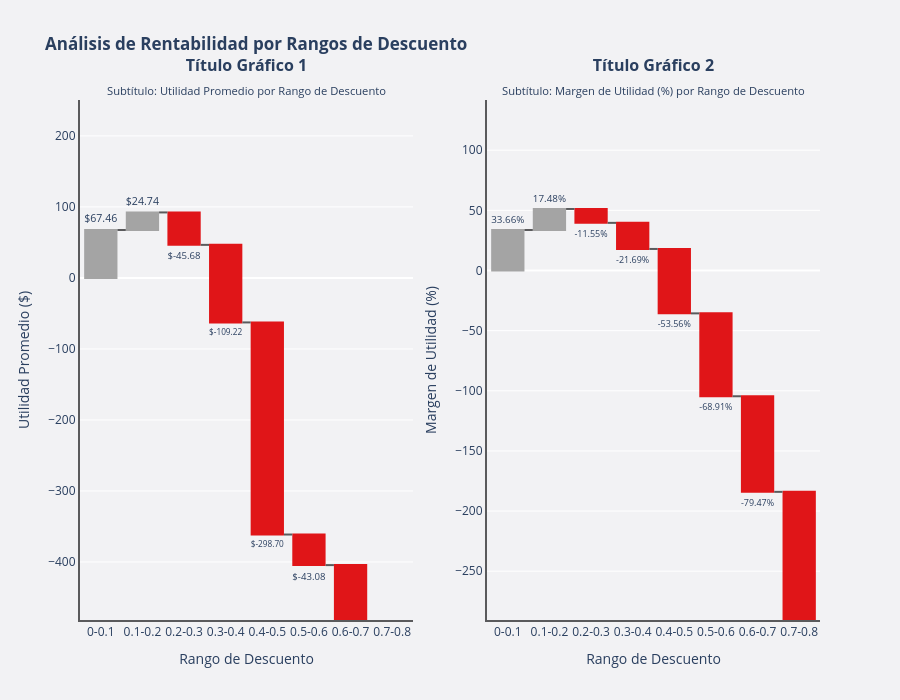

Here is the notebook cell this chart was saved with:
### Code cell
#? 3. Creamos visualizaciones waterfall side-by-side
from plotly.subplots import make_subplots
import plotly.graph_objects as go



# Calculate profit margins
data_cleaned['Profit_Margin'] = data_cleaned['Profit'] / data_cleaned['Sales']
data_cleaned['Profit_Margin_Pct'] = data_cleaned['Profit_Margin'] * 100

# Create discount bins
discount_bins = [0, 0.1, 0.2, 0.3, 0.4, 0.5, 0.6, 0.7, 0.8, 1.0]
discount_labels = ['0-0.1', '0.1-0.2', '0.2-0.3', '0.3-0.4', '0.4-0.5', '0.5-0.6', '0.6-0.7', '0.7-0.8', '0.8-1.0']
data_cleaned['Discount_Bin'] = pd.cut(data_cleaned['Discount'], bins=discount_bins, labels=discount_labels, include_lowest=True)

# Aggregations
agg_profit_by_discount = data_cleaned.groupby('Discount_Bin', observed=True)['Profit'].mean().reset_index()
agg_profit_by_discount.columns = ['Discount_Bin', 'Avg_Profit']

agg_margin_by_discount = data_cleaned.groupby('Discount_Bin', observed=True)['Profit_Margin_Pct'].mean().reset_index()
agg_margin_by_discount.columns = ['Discount_Bin', 'Avg_Profit_Margin_Pct']

#? 3.1 Definimos colores
COLOR_POSITIVE = '#A4A4A4'
COLOR_NEGATIVE = '#E01518'
COLOR_BG = '#F2F2F4'
COLOR_LINE = '#5A5A5C'

#? 3.2 Creamos subplots con títulos y subtítulos
fig = make_subplots(
    rows=1, cols=2,
    subplot_titles=('<b>Título Gráfico 1</b><br><sub>Subtítulo: Utilidad Promedio por Rango de Descuento</sub>',
                    '<b>Título Gráfico 2</b><br><sub>Subtítulo: Margen de Utilidad (%) por Rango de Descuento</sub>')
)

#? 3.3 Waterfall izquierdo - Avg Profit con labels
fig.add_trace(
    go.Waterfall(
        x=agg_profit_by_discount['Discount_Bin'],
        y=agg_profit_by_discount['Avg_Profit'],
        text=[f'${val:.2f}' for val in agg_profit_by_discount['Avg_Profit']],
        textposition='outside',
        increasing={'marker': {'color': COLOR_POSITIVE}},
        decreasing={'marker': {'color': COLOR_NEGATIVE}},
        connector={'line': {'color': COLOR_LINE}},
        name='Utilidad Promedio'
    ),
    row=1, col=1
)

#? 3.4 Waterfall derecho - Avg Profit Margin con labels
fig.add_trace(
    go.Waterfall(
        x=agg_margin_by_discount['Discount_Bin'],
        y=agg_margin_by_discount['Avg_Profit_Margin_Pct'],
        text=[f'{val:.2f}%' for val in agg_margin_by_discount['Avg_Profit_Margin_Pct']],
        textposition='outside',
        increasing={'marker': {'color': COLOR_POSITIVE}},
        decreasing={'marker': {'color': COLOR_NEGATIVE}},
        connector={'line': {'color': COLOR_LINE}},
        name='Margen de Utilidad (%)'
    ),
    row=1, col=2
)

#? 3.5 Actualizamos layout
fig.update_layout(
    plot_bgcolor=COLOR_BG,
    paper_bgcolor=COLOR_BG,
    showlegend=False,
    height=700,
    title_text='<b>Análisis de Rentabilidad por Rangos de Descuento</b>'
)

#? 3.6 Actualizamos ejes con spines visibles y rangos con breathing room
fig.update_xaxes(
    title_text='Rango de Descuento',
    showline=True,
    linewidth=2,
    linecolor=COLOR_LINE,
    row=1, col=1
)
fig.update_xaxes(
    title_text='Rango de Descuento',
    showline=True,
    linewidth=2,
    linecolor=COLOR_LINE,
    row=1, col=2
)

# Y-axis para gráfico 1 con breathing room
profit_min = agg_profit_by_discount['Avg_Profit'].min()
profit_max = agg_profit_by_discount['Avg_Profit'].max()
profit_range = profit_max - profit_min
fig.update_yaxes(
    title_text='Utilidad Promedio ($)',
    showline=True,
    linewidth=2,
    linecolor=COLOR_LINE,
    range=[profit_min - profit_range * 0.50, profit_max + profit_range * 0.50],
    row=1, col=1
)

# Y-axis para gráfico 2 con breathing room
margin_min = agg_margin_by_discount['Avg_Profit_Margin_Pct'].min()
margin_max = agg_margin_by_discount['Avg_Profit_Margin_Pct'].max()
margin_range = margin_max - margin_min
fig.update_yaxes(
    title_text='Margen de Utilidad (%)',
    showline=True,
    linewidth=2,
    linecolor=COLOR_LINE,
    range=[margin_min - margin_range * 0.50, margin_max + margin_range * 0.50],
    row=1, col=2
)

fig.show()

### Figure 1 — Plotly figure (JSON) as saved in the notebook; plotly's stock layout.template omitted (floating-point values rounded to 4 significant figures)
{"data": [{"connector": {"line": {"color": "#5A5A5C"}}, "decreasing": {"marker": {"color": "#E01518"}}, "increasing": {"marker": {"color": "#A4A4A4"}}, "name": "Utilidad Promedio", "text": ["$67.46", "$24.74", "$-45.68", "$-109.22", "$-298.70", "$-43.08", "$-95.87", "$-101.80"], "textposition": "outside", "x": ["0-0.1", "0.1-0.2", "0.2-0.3", "0.3-0.4", "0.4-0.5", "0.5-0.6", "0.6-0.7", "0.7-0.8"], "y": [67.46, 24.74, -45.68, -109.2, -298.7, -43.08, -95.87, -101.8], "type": "waterfall", "xaxis": "x", "yaxis": "y"}, {"connector": {"line": {"color": "#5A5A5C"}}, "decreasing": {"marker": {"color": "#E01518"}}, "increasing": {"marker": {"color": "#A4A4A4"}}, "name": "Margen de Utilidad (%)", "text": ["33.66%", "17.48%", "-11.55%", "-21.69%", "-53.56%", "-68.91%", "-79.47%", "-182.50%"], "textposition": "outside", "x": ["0-0.1", "0.1-0.2", "0.2-0.3", "0.3-0.4", "0.4-0.5", "0.5-0.6", "0.6-0.7", "0.7-0.8"], "y": [33.66, 17.48, -11.55, -21.69, -53.56, -68.91, -79.47, -182.5], "type": "waterfall", "xaxis": "x2", "yaxis": "y2"}], "layout": {"xaxis": {"anchor": "y", "domain": [0.0, 0.45], "title": {"text": "Rango de Descuento"}, "showline": true, "linewidth": 2, "linecolor": "#5A5A5C"}, "yaxis": {"anchor": "x", "domain": [0.0, 1.0], "title": {"text": "Utilidad Promedio ($)"}, "showline": true, "linewidth": 2, "linecolor": "#5A5A5C", "range": [-481.8, 250.5]}, "xaxis2": {"anchor": "y2", "domain": [0.55, 1.0], "title": {"text": "Rango de Descuento"}, "showline": true, "linewidth": 2, "linecolor": "#5A5A5C"}, "yaxis2": {"anchor": "x2", "domain": [0.0, 1.0], "title": {"text": "Margen de Utilidad (%)"}, "showline": true, "linewidth": 2, "linecolor": "#5A5A5C", "range": [-290.6, 141.7]}, "annotations": [{"font": {"size": 16}, "showarrow": false, "text": "<b>Título Gráfico 1</b><br><sub>Subtítulo: Utilidad Promedio por Rango de Descuento</sub>", "x": 0.225, "xanchor": "center", "xref": "paper", "y": 1.0, "yanchor": "bottom", "yref": "paper"}, {"font": {"size": 16}, "showarrow": false, "text": "<b>Título Gráfico 2</b><br><sub>Subtítulo: Margen de Utilidad (%) por Rango de Descuento</sub>", "x": 0.775, "xanchor": "center", "xref": "paper", "y": 1.0, "yanchor": "bottom", "yref": "paper"}], "title": {"text": "<b>Análisis de Rentabilidad por Rangos de Descuento</b>"}, "plot_bgcolor": "#F2F2F4", "paper_bgcolor": "#F2F2F4", "showlegend": false, "height": 700}}
